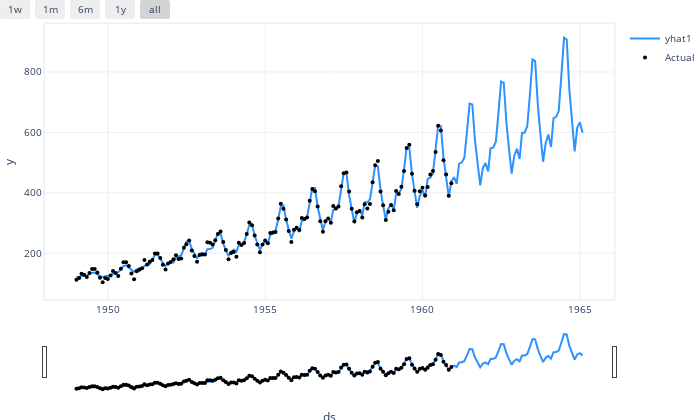

Notebook source saved alongside this figure:
### Code cell
future = m.make_future_dataframe(df, periods=50, n_historic_predictions=len(df))
forecast = m.predict(future)
fig = m.plot(forecast)
fig = m.plot(forecast, plotting_backend="plotly").show()
# fig_param = m.plot_parameters()

### Figure 1 — Plotly figure (JSON) as saved in the notebook; plotly's stock layout.template omitted (floating-point values rounded to 4 significant figures; data arrays with more than 128 entries replaced by an {"elided": "..."} marker saying what was removed)
{"data": [{"fill": "none", "line": {"color": "rgba(45, 146, 255, 1.0)", "width": 2}, "mode": "lines", "name": "yhat1", "type": "scatter", "x": {"elided": "194 str values"}, "y": {"elided": "194 float values"}}, {"marker": {"color": "black", "size": 4}, "mode": "markers", "name": "Actual", "type": "scatter", "x": {"elided": "194 str values"}, "y": {"elided": "194 int values"}}], "layout": {"autosize": true, "font": {"size": 10}, "height": 420, "hovermode": "x unified", "margin": {"b": 0, "l": 0, "pad": 0, "r": 10, "t": 10}, "showlegend": true, "title": {"font": {"size": 12}}, "width": 700, "xaxis": {"linewidth": 1.5, "mirror": true, "rangeselector": {"buttons": [{"count": 7, "label": "1w", "step": "day", "stepmode": "backward"}, {"count": 1, "label": "1m", "step": "month", "stepmode": "backward"}, {"count": 6, "label": "6m", "step": "month", "stepmode": "backward"}, {"count": 1, "label": "1y", "step": "year", "stepmode": "backward"}, {"step": "all"}]}, "rangeslider": {"visible": true}, "showline": true, "title": {"text": "ds"}, "type": "date"}, "yaxis": {"linewidth": 1.5, "mirror": true, "showline": true, "title": {"text": "y"}}}}
